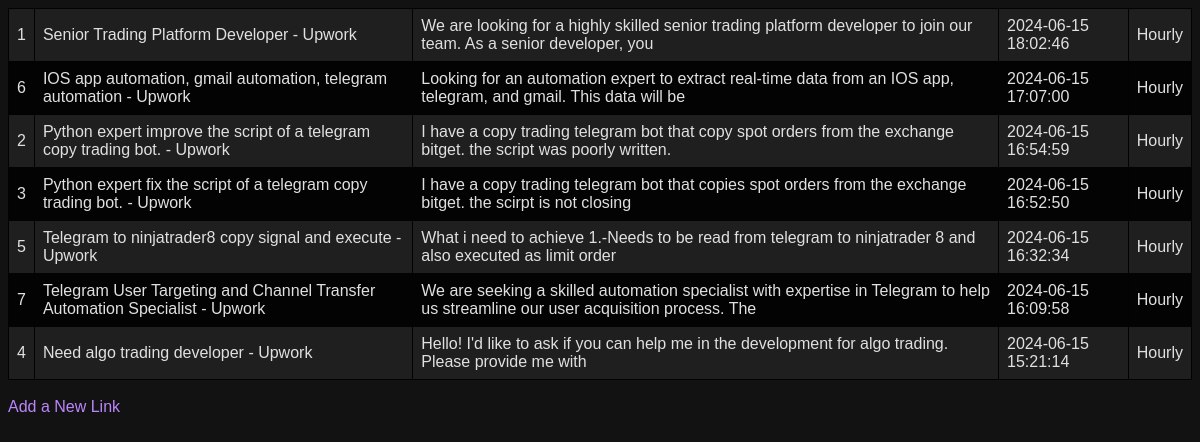
The page / on the database its author committed.
### main.py (models this page shows, shortened)
class JobLocker(db.Model):
    id = db.Column(db.Integer, primary_key=True)
    job_title = db.Column(db.String(1500), unique=True, nullable=False)
    job_summary = db.Column(db.String(5000), nullable=False)
    job_published = db.Column(db.DateTime, nullable=False)
    job_search_term = db.Column(db.String(5000), nullable=False)
    job_price_type = db.Column(db.String(5000), nullable=False)

### main.py (the view)
@app.route('/')
def view_jobs():
    jobs = JobLocker.query.order_by(JobLocker.job_published.desc()).all()
    return render_template('view_jobs.html', jobs=jobs)

### templates/view_jobs.html (shortened to what this page needs)
<!doctype html>
<html lang="en">
  <head>
  </head>
  <body>
    <table>
      <tbody>
        {% for link in jobs %}
        <tr>
          <td>{{ link.id }}</td>
          <td>{{ link.job_title }}</td>
          <td>{{ ' '.join(link.job_summary.split()[:20]) }}</td>
          <td>{{ link.job_published }}</td>
          <td>{{ link.job_price_type }}</td>
        </tr>
        {% endfor %}
      </tbody>
    </table>
    <br>
    <a href="{{ url_for('add_link') }}">Add a New Link</a>
  </body>
</html>

### templates/view_jobs.html (style rules this page uses)
body { background-color: #121212; color: #e0e0e0; font-family: Arial, sans-serif; }
table { width: 100%; border-collapse: collapse; }
th, td { border: 1px solid #030101; padding: 8px; text-align: left; }
tr:nth-child(even) { background-color: #030303; }
tr:nth-child(odd) { background-color: #1f1f1f; }
a { color: #bb86fc; text-decoration: none; }

### rows shown on the page
JobLocker: id "1", job_title "Senior Trading Platform Developer - Upwork", job_summary "We are looking for a highly skilled senior trading platform developer to join our team. As a senior developer, you", job_published "2024-06-15 18:02:46", job_price_type "Hourly"
JobLocker: id "6", job_title "IOS app automation, gmail automation, telegram automation - Upwork", job_summary "Looking for an automation expert to extract real-time data from an IOS app, telegram, and gmail. This data will be", job_published "2024-06-15 17:07:00", job_price_type "Hourly"
JobLocker: id "2", job_title "Python expert improve the script of a telegram copy trading bot. - Upwork", job_summary "I have a copy trading telegram bot that copy spot orders from the exchange bitget. the script was poorly written.", job_published "2024-06-15 16:54:59", job_price_type "Hourly"
JobLocker: id "3", job_title "Python expert fix the script of a telegram copy trading bot. - Upwork", job_summary "I have a copy trading telegram bot that copies spot orders from the exchange bitget. the scirpt is not closing", job_published "2024-06-15 16:52:50", job_price_type "Hourly"
JobLocker: id "5", job_title "Telegram to ninjatrader8 copy signal and execute - Upwork", job_summary "What i need to achieve 1.-Needs to be read from telegram to ninjatrader 8 and also executed as limit order", job_published "2024-06-15 16:32:34", job_price_type "Hourly"
JobLocker: id "7", job_title "Telegram User Targeting and Channel Transfer Automation Specialist - Upwork", job_summary "We are seeking a skilled automation specialist with expertise in Telegram to help us streamline our user acquisition process. The", job_published "2024-06-15 16:09:58", job_price_type "Hourly"
JobLocker: id "4", job_title "Need algo trading developer - Upwork", job_summary "Hello! I'd like to ask if you can help me in the development for algo trading. Please provide me with", job_published "2024-06-15 15:21:14", job_price_type "Hourly"
